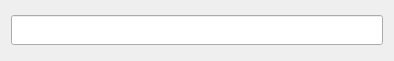
<?xml version="1.0" encoding="UTF-8"?>
<ui version="4.0">
 <class>Demo_lineEdit</class>
 <widget class="QWidget" name="Demo_lineEdit">
  <property name="geometry">
   <rect>
    <x>0</x>
    <y>0</y>
    <width>394</width>
    <height>61</height>
   </rect>
  </property>
  <property name="windowTitle">
   <string>Form</string>
  </property>
  <layout class="QVBoxLayout" name="verticalLayout">
   <item>
    <widget class="SearchLineEdit" name="lineEdit">
     <property name="minimumSize">
      <size>
       <width>0</width>
       <height>30</height>
      </size>
     </property>
    </widget>
   </item>
  </layout>
 </widget>
 <customwidgets>
  <customwidget>
   <class>SearchLineEdit</class>
   <extends>QLineEdit</extends>
   <header>searchlineedit.h</header>
  </customwidget>
 </customwidgets>
 <resources/>
 <connections/>
</ui>
